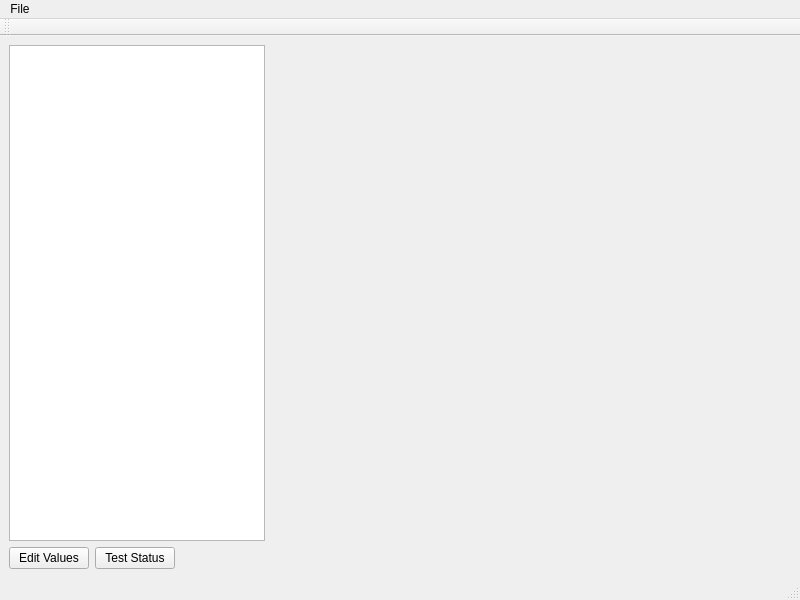
<?xml version="1.0" encoding="UTF-8"?>
<ui version="4.0">
 <class>MainWindow</class>
 <widget class="QMainWindow" name="MainWindow">
  <property name="geometry">
   <rect>
    <x>0</x>
    <y>0</y>
    <width>800</width>
    <height>600</height>
   </rect>
  </property>
  <property name="windowTitle">
   <string>MainWindow</string>
  </property>
  <widget class="QWidget" name="centralwidget">
   <layout class="QVBoxLayout" name="verticalLayout">
    <item>
     <layout class="QHBoxLayout" name="horizontalLayout">
      <item>
       <widget class="QTreeView" name="treeView">
        <property name="sizePolicy">
         <sizepolicy hsizetype="Fixed" vsizetype="Expanding">
          <horstretch>0</horstretch>
          <verstretch>0</verstretch>
         </sizepolicy>
        </property>
        <property name="contextMenuPolicy">
         <enum>Qt::ContextMenuPolicy::ActionsContextMenu</enum>
        </property>
       </widget>
      </item>
      <item>
       <widget class="QWidget" name="widget" native="true">
        <property name="sizePolicy">
         <sizepolicy hsizetype="Expanding" vsizetype="Expanding">
          <horstretch>0</horstretch>
          <verstretch>0</verstretch>
         </sizepolicy>
        </property>
       </widget>
      </item>
     </layout>
    </item>
    <item>
     <layout class="QHBoxLayout" name="horizontalLayout_2">
      <item>
       <widget class="QPushButton" name="pushButton_2">
        <property name="text">
         <string>Edit Values</string>
        </property>
       </widget>
      </item>
      <item>
       <widget class="QPushButton" name="pushButton">
        <property name="text">
         <string>Test Status</string>
        </property>
       </widget>
      </item>
      <item>
       <spacer name="horizontalSpacer">
        <property name="orientation">
         <enum>Qt::Orientation::Horizontal</enum>
        </property>
        <property name="sizeHint" stdset="0">
         <size>
          <width>40</width>
          <height>20</height>
         </size>
        </property>
       </spacer>
      </item>
     </layout>
    </item>
   </layout>
  </widget>
  <widget class="QMenuBar" name="menubar">
   <property name="geometry">
    <rect>
     <x>0</x>
     <y>0</y>
     <width>800</width>
     <height>17</height>
    </rect>
   </property>
   <widget class="QMenu" name="menuFile">
    <property name="title">
     <string>File</string>
    </property>
    <addaction name="actionOpen_File"/>
   </widget>
   <addaction name="menuFile"/>
  </widget>
  <widget class="QStatusBar" name="statusbar"/>
  <widget class="QToolBar" name="toolBar">
   <property name="windowTitle">
    <string>toolBar</string>
   </property>
   <attribute name="toolBarArea">
    <enum>TopToolBarArea</enum>
   </attribute>
   <attribute name="toolBarBreak">
    <bool>false</bool>
   </attribute>
  </widget>
  <action name="actionOpen_File">
   <property name="icon">
    <iconset resource="icons.qrc">
     <normaloff>:/icons/fileopen.png</normaloff>:/icons/fileopen.png</iconset>
   </property>
   <property name="text">
    <string>Open file</string>
   </property>
   <property name="menuRole">
    <enum>QAction::MenuRole::NoRole</enum>
   </property>
  </action>
  <action name="actionItems_Options">
   <property name="text">
    <string>Test</string>
   </property>
   <property name="menuRole">
    <enum>QAction::MenuRole::NoRole</enum>
   </property>
  </action>
 </widget>
 <resources>
  <include location="icons.qrc"/>
 </resources>
 <connections/>
</ui>
